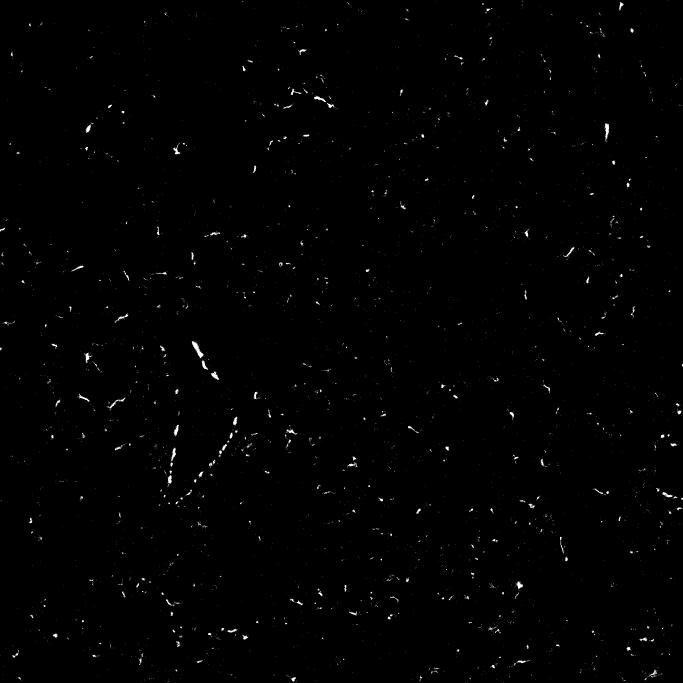
#> input picture Module_2/MASK_Sk658 Llobe ch010017.jpg, 2048 x 2048 px, found by its file name (shown at 1/3 size)
$ jupyter execute --allow-errors 'Module 2 Template-1.ipynb'
#> lines starting #> are read from the running program, lines starting #| are printed output that depends on the picture; after the words box and inside, x2 and y2 are one past the last pixel; in counts of white or black regions, pixels touching at a corner belong together
## Module_2:

## Team Members:
Medha Tadavarthi, Maggie Novak

## Project Title:
Spatial Distribution of Fibrosis in the Murine Bleomycin Model of Lung Fibrotic Disease

## Project Goal:
The goal of our project was to help inform the development of a new lung biopsy device for our company.

As a first step, our team has developed an image analysis pipeline that predicts the percentage of fibrotic tissue at different biopsy depths.

This project seeks to answer two questions:
1) How does the extent of fibrosis vary throughout the depth of a fibrotic lung?
2) And, using interpolation, can we predict the amount of fibrosis at a specific depth into the lung?


## Disease Background:
Disease Background:
* Prevalence & incidence: A meta-analysis of studies conducted between 1984 and 2021 found that in North America, the pooled incidence of IPF was approximately 9.0 cases per 100,000 persons per year and the pooled prevalence of IPF was about 27.2 cases per 100,000 persons. (Golchin S, Sayehmiri F, Ghanei M, et al. Global and regional estimates of idiopathic pulmonary fibrosis incidence and prevalence: a systematic review and meta-analysis. BMC Pulmonary Medicine; 2025.)

* Risk factors (genetic, lifestyle): The cause of IPF is idiopathic, but primary risk factors include old age, being male, and tobacco smoking. Other possible risk factors include environmental or occupational exposures such as dust, metal particles, or fumes and, in some cases, genetic mutations. (Phạm, H. L. [Hùng Long Phạm]. (2018, January 3). Idiopathic pulmonary fibrosis causes, symptoms, diagnosis, treatment, pathology [Video]. YouTube. Https://www.youtube.com/watch?v=Z6_0WkceY88)

* Symptoms: People with IPF have difficulty breathing, which gets worse as scarring spreads through the lungs. Many people also experience a dry, persistent cough and ongoing fatigue. During a physical exam, doctors may hear a crackling sound in the lungs, similar to the sound of Velcro being pulled apart. As the disease advances, low oxygen levels can cause the skin to appear bluish and lead to clubbing of the fingertips. (Genentech. Behind Each Breath: Shedding Light on Idiopathic Pulmonary Fibrosis. YouTube; 2020. Https://www.youtube.com/watch?v=s2owdwl5Vac)

* Standard of care treatment(s): Lung scarring by IPF cannot be reversed, and there is no cure at this time. Some options to slow the progression of the disease and relieve symptoms include supplemental oxygen, pulmonary rehabilitation, and FDA-approved antifibrotic medicines. The only definitive treatment for severe cases is a lung transplant. (Genentech. Behind Each Breath: Shedding Light on Idiopathic Pulmonary Fibrosis. YouTube; 2020. Https://www.youtube.com/watch?v=s2owdwl5Vac)

* Biological Mechanisms: Fibrosis begins when alveolar cells (cells lining the tiny air sacs where gas exchange occurs) are damaged, triggering fibroblasts to turn into myofibroblasts that overproduce collagen, thickening alveolar walls and reducing gas exchange. Scar tissue gradually builds up in the lungs, causing them to become stiff and less able to deliver oxygen to the bloodstream, as well as being much harder to fill with air. The difficulty to fill the alveoli with air leads to the reduced lung capacity.

## Data-Set:
"these data have not yet been published and they are "hot off the press", having been recently generated by the Peirce-Cottler Lab in collaboration with the Kim Lab (https://uvahealth.com/findadoctor/John-Kim-1407155682) in the Division of Pulmonary and Critical Care at UVA" (Dr. Peirce-Cottler, Fall 2025)

Unpublished data was collected by the Peirce-Cottler Lab (Dept. of Biomedical Engineering) and Kim Lab (Division of Pulmonary and Critical Care) at the University of Virginia School of Medicine.

data collection:
A mouse was injected with bleomycin, which causes lung fibrosis. 3 weeks later, the mouse was humanely sacrificed and its lungs were collected. The lungs, after treatment by paraformaldehyde and mounted in gel or wax, were sliced with a microtome in the transverse plane. The slices were placed on microscope slides and immunostained using an antibody which highlights the protein of interest (myofibroblasts). An image was taken and the desmin signal (from the myofibroblasts) was converted to black and white. This was done for 78 slices at different depths of the lung, where white is a fibrotic lesion.

## Data Analyis:
#### FINAL CODE (import images, count white pixels, calculate percent, graph depth v white pixel percent, interpolate a point and plot it)

[cell 1]
'''Module 2: count black and white pixels in a .jpg and interpolate points'''

from termcolor import colored
import cv2
import numpy as np
import matplotlib.pyplot as plt
from scipy.interpolate import interp1d
import pandas as pd

# Load the images you want to analyze

filenames = [
    r"C:\Users\MagPi\comp bme module 2\MASK_Sk658 Llobe ch010017.jpg",
    r"C:\Users\MagPi\comp bme module 2\MASK_Sk658 Llobe ch010174.jpg",
    r"C:\Users\MagPi\comp bme module 2\MASK_SK658 Slobe ch010089.jpg",
    r"C:\Users\MagPi\comp bme module 2\MASK_SK658 Slobe ch010134.jpg",
    r"C:\Users\MagPi\comp bme module 2\MASK_SK658 Slobe ch010135.jpg",
    r"C:\Users\MagPi\comp bme module 2\MASK_SK658 Slobe ch010159.jpg",
    r"C:\Users\MagPi\comp bme module 2\MASK_SK658 Slobe ch010119.jpg"]

# Enter the depth of each image (in the same order that the images are listed above; you can find these in the .csv file provided to you which is tilted: "Filenames and Depths for Students")

depths = [
    45,
    3100,
    10000,
    4500,
    9500,
    860,
    8000
    ]

# Make the lists that will be used

images = []
white_counts = []
black_counts = []
white_percents = []

# Build the list of all the images you are analyzing

for filename in filenames:
    img = cv2.imread(filename, 0)
#> img is the input picture: shape (2048, 2048); min 0, max 255, mean 1.7
    images.append(img)

# For each image (until the end of the list of images), calculate the number of black and white pixels and make a list that contains this information for each filename.

for x in range(len(filenames)):
    _, binary = cv2.threshold(images[x], 127, 255, cv2.THRESH_BINARY)

    white = np.sum(binary == 255)
    black = np.sum(binary == 0)

    white_counts.append(white)
    black_counts.append(black)
#> this loop made 7 passes
#> pass 1, `_, binary = cv2.threshold(images[x], 127, 255, cv2.THRESH_BINARY)`:
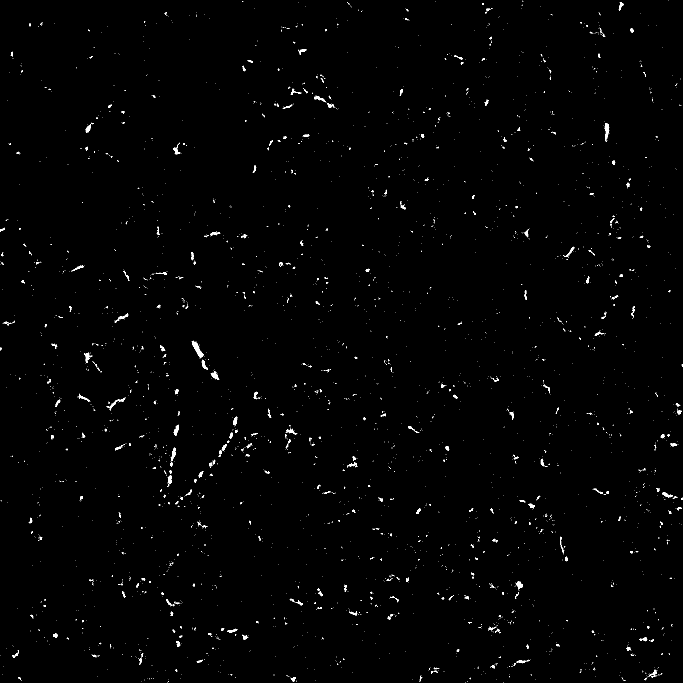
#> binary: shape (2048, 2048) (shown at 1/3 size); 0.66% white; 3753 white regions (3443 under 20 px), largest, box (x1, y1, x2, y2) and area: (575, 1023, 611, 1075) 612, (1814, 370, 1828, 424) 398, (632, 1114, 658, 1140) 280
#> pass 2, `_, binary = cv2.threshold(images[x], 127, 255, cv2.THRESH_BINARY)`:
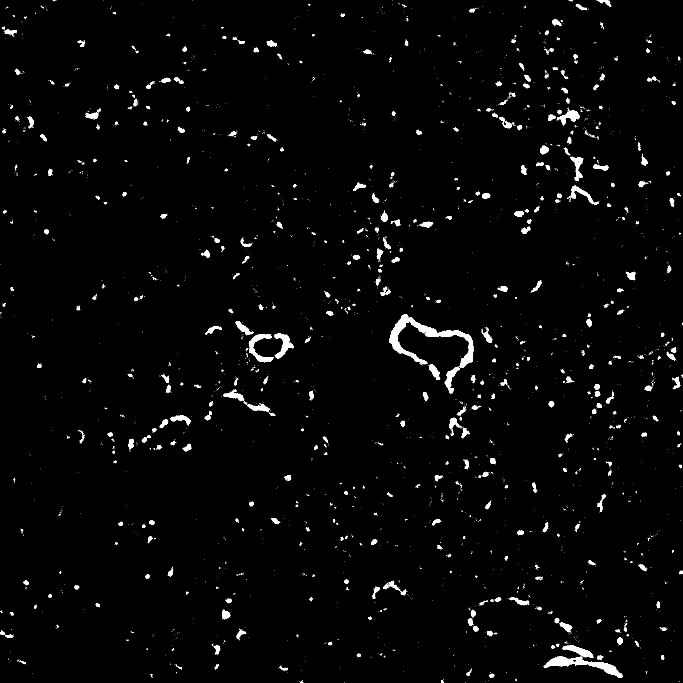
#> binary: shape (2048, 2048) (shown at 1/3 size); 1.9% white; 3630 white regions (3203 under 20 px), largest, box (x1, y1, x2, y2) and area: (1167, 942, 1421, 1104) 8403, (1631, 1968, 1868, 2034) 4264, (746, 1002, 820, 1087) 2056
#> pass 3, `_, binary = cv2.threshold(images[x], 127, 255, cv2.THRESH_BINARY)`:
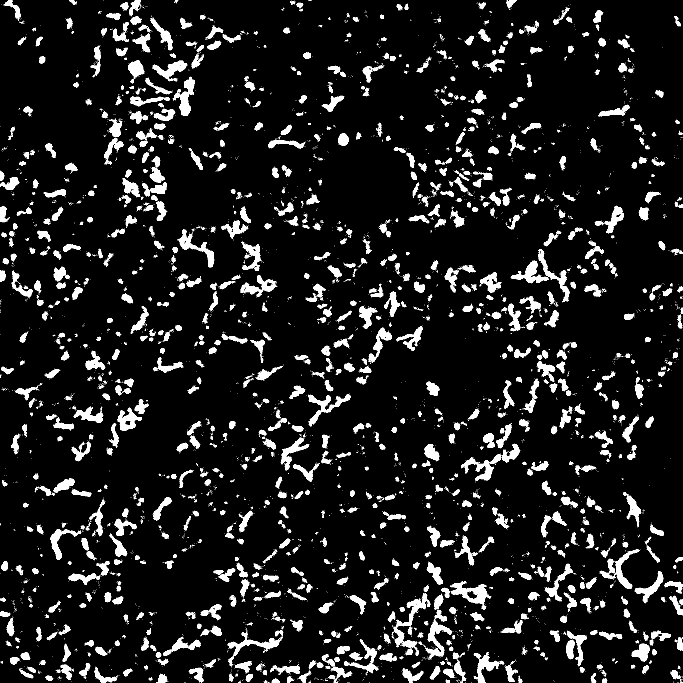
#> binary: shape (2048, 2048) (shown at 1/3 size); 8.8% white; 8311 white regions (7156 under 20 px), largest, box (x1, y1, x2, y2) and area: (1276, 1830, 1356, 1979) 3400, (1350, 1744, 1473, 1814) 3345, (1176, 1780, 1291, 1935) 3149

# Print the number of white and black pixels in each image.

print(colored("Counts of pixel by color in each image", "yellow"))
for x in range(len(filenames)):
    print(colored(f"White pixels in image {x}: {white_counts[x]}", "white"))
    print(colored(f"Black pixels in image {x}: {black_counts[x]}", "black"))
    print()

# Calculate the percentage of pixels in each image that are white and make a list that contains these percentages for each filenamae

for x in range(len(filenames)):
    white_percent = (100 * (white_counts[x] / (black_counts[x] + white_counts[x])))
    white_percents.append(white_percent)

# Print the filename (on one line in red font), and below that line print the percent white pixels and depth

print(colored("Percent white px:", "yellow"))
for x in range(len(filenames)):
    print(colored(f'{filenames[x]}:',"red"))
    print(f'{white_percents[x]}% White | Depth: {depths[x]} microns')
    print()

'''Write your data to a .csv file'''

# Create a DataFrame that includes the filenames, depths, and percentage of white pixels
df = pd.DataFrame({
    'Filenames': filenames,
    'Depths': depths,
    'White percents': white_percents
})

# Write that DataFrame to a .csv file

#> (the rest of this cell did not finish here and is left out)
